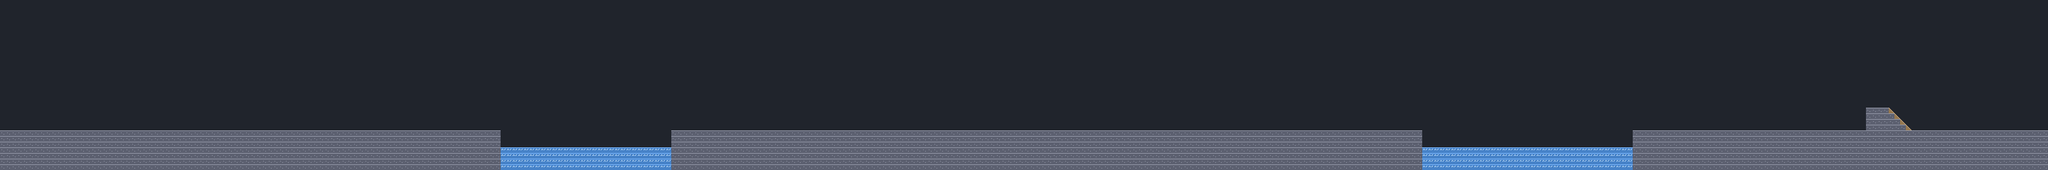

The image is a tile-based game level rendered from a .tmx file. Its description and source (layers, tilesets, objects; grid data summarised) follow:
An orthogonal 360x30 tile map with 8x8 px tiles, 1 tile layer (terrain) and 168 objects (69x bones, 50x props, 20x hints, 9x magpie.perches, 8x lamps, ...).

<map version="1.8" tiledversion="1.8.2" orientation="orthogonal" renderorder="right-down" width="360" height="30" tilewidth="8" tileheight="8" infinite="0" backgroundcolor="#20242c" nextlayerid="9" nextobjectid="169">
 <editorsettings>
  <export target="../riverwalk/level/tiled/citypark.lua" format="lua" />
 </editorsettings>
 <properties>
  <property name="magpie.bark" type="int" value="95" />
  <property name="magpie.dropSay" value="IT DROPPED THE BALL!" />
  <property name="magpie.flee" type="int" value="110" />
  <property name="magpie.fleeWalk" type="int" value="40" />
  <property name="art" value="park" />
  <property name="ballBack" value="THE BALL IS BY THE LAMP!" />
  <property name="intro" value="{ &quot;LEVEL 2&quot;, &quot;CITY PARK&quot;, &quot;A BIRD TOOK THE BALL!&quot; }" />
  <property name="name" value="CITY PARK" />
  <property name="number" type="int" value="2" />
  <property name="outro" value="{ &quot;THE BALL ROLLED INTO TOWN!&quot; }" />
  <property name="scenery" value="greybox" />
  <property name="time" type="int" value="300" />
  <property name="title" value="Pepper: City Park" />
 </properties>
 <tileset firstgid="1" name="terrain" tilewidth="8" tileheight="8" tilecount="4" columns="4">
  <image source="terrain.png" width="32" height="8" />
  <tile id="0">
   <properties>
    <property name="char" value="#" />
    <property name="what" value="solid" />
   </properties>
  </tile>
  <tile id="1">
   <properties>
    <property name="char" value="~" />
    <property name="what" value="water" />
   </properties>
  </tile>
  <tile id="2">
   <properties>
    <property name="char" value="/" />
    <property name="what" value="slope up to the right" />
   </properties>
  </tile>
  <tile id="3">
   <properties>
    <property name="char" value="\" />
    <property name="what" value="slope down to the right" />
   </properties>
  </tile>
 </tileset>
 <layer id="1" name="terrain" width="360" height="30">
  <data>[10800 cells, 2345 non-empty, 3 distinct tile ids]</data>
 </layer>
 <objectgroup id="2" name="props" color="#ffa040" draworder="index">
  <object id="1" name="GATE" type="props" x="0" y="112" width="32" height="72">
   <properties>
    <property name="kind" value="decor" />
    <property name="layer" value="back" />
   </properties>
  </object>
  <object id="2" name="LEAVES" type="props" x="92" y="172" width="48" height="12">
   <properties>
    <property name="kind" value="decor" />
    <property name="layer" value="play" />
    <property name="leaves" type="bool" value="true" />
    <property name="over" type="bool" value="true" />
   </properties>
  </object>
  <object id="3" name="LOG" type="props" x="176" y="168" width="40" height="16">
   <properties>
    <property name="kind" value="solid" />
    <property name="layer" value="play" />
   </properties>
  </object>
  <object id="4" type="props" x="352" y="138" width="96" height="14">
   <properties>
    <property name="name" value="" />
    <property name="kind" value="decor" />
    <property name="layer" value="back" />
   </properties>
  </object>
  <object id="5" type="props" x="356" y="165" width="6" height="19">
   <properties>
    <property name="name" value="" />
    <property name="kind" value="decor" />
    <property name="layer" value="back" />
   </properties>
  </object>
  <object id="6" type="props" x="438" y="165" width="6" height="19">
   <properties>
    <property name="name" value="" />
    <property name="kind" value="decor" />
    <property name="layer" value="back" />
   </properties>
  </object>
  </objectgroup>
 <objectgroup id="3" name="zones" color="#ff4060" draworder="index">
  <!-- 5 objects omitted --></objectgroup>
 <objectgroup id="4" name="movers" color="#40c0ff" draworder="index">
  <!-- 1 objects omitted --></objectgroup>
 <objectgroup id="5" name="critters" color="#c060ff" draworder="index">
  <!-- 2 objects omitted --></objectgroup>
 <objectgroup id="6" name="lamps" color="#ffe040" draworder="index">
  <!-- 8 objects omitted --></objectgroup>
 <objectgroup id="7" name="bones" color="#ffffff" draworder="index">
  <!-- 69 objects omitted --></objectgroup>
 <objectgroup id="8" name="story" color="#40ff80" draworder="index">
  <!-- 32 objects omitted --></objectgroup>
</map>
<!-- 162 of 168 objects omitted -->
